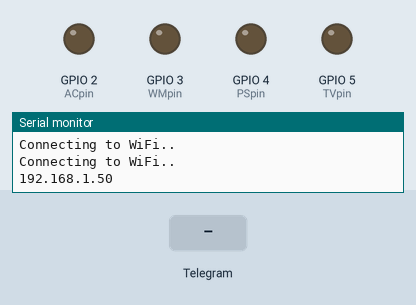
Recording of a sketch running on a simulated ESP8266 (NodeMCU). Parts: output pins drawn as LEDs (lit = HIGH), the last lines printed to the serial monitor. The inputs (shaded band) are chosen by the test bench. WiFi joins after 1.5 s; servers stay silent unless stated; the local clock reads 2024-03-15 10:24:30 at power-on unless the sketch sets it.

Above: at 3.2 s.
3.3 s: Telegram message "/TV" received
At 4.4 s:
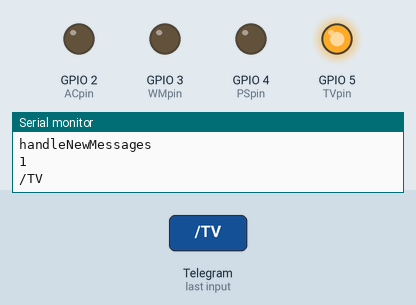
5.1 s: Telegram message "/PS" received
At 5.9 s:
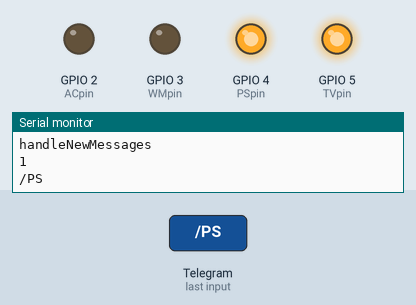
7.0 s: Telegram message "/AC" received
At 8.6 s:
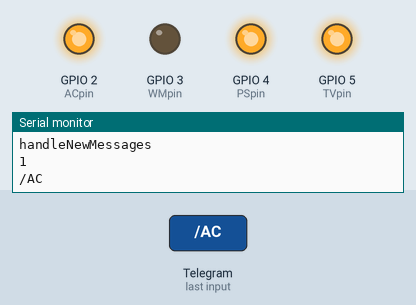
8.9 s: Telegram message "/WM" received
At 10.1 s:
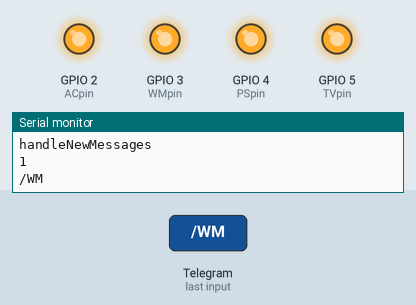
Timing chart, 0 to 11.8 s (numbered marks = the images above; inputs shaded):
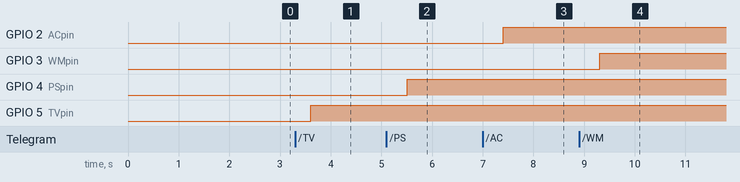

Measured:
- after the input at 3.3 s, GPIO 5 (TVpin): LOW → HIGH after 0.30 s
- after the input at 5.1 s, GPIO 4 (PSpin): LOW → HIGH after 0.41 s
- after the input at 7.0 s, GPIO 2 (ACpin): LOW → HIGH after 0.41 s
- after the input at 8.9 s, GPIO 3 (WMpin): LOW → HIGH after 0.41 s

The sketch:

IOT_parenTAL_control.ino
```cpp
void setSerialBaudRate() {
  Serial.begin(115200);
}

#if 1
//jdkslwzqylxbp
#ifdef ESP32
  #include <WiFi.h>
#else
  #include <ESP8266WiFi.h>
#endif
#include <WiFiClientSecure.h> //library used for wifi internet connection
#include <UniversalTelegramBot.h>   // Universal Telegram Bot Library used for connecting to the telegram bot
#include <ArduinoJson.h>  //used for API sending messages to the bot

// Replace with your network credentials
const char* ssid = "kamasutra";//ssid is the wifi/hotspot user name meaning "service set identifier"
const char* password = "jdkslwzqylxbp";//wifi password

// Initialize Telegram BOT by entering the bot token given when created your bot
#define BOTtoken "6662498753:AAGf6vIspmJYySvZ7qmZdyIUedM62JuyYBc"  // the Bot Token (Gotten from Botfather)

// Use @myidbot to find out the chat ID of an individual or a group
#define CHAT_ID "1389612925"

#ifdef ESP8266
  X509List cert(TELEGRAM_CERTIFICATE_ROOT);
#endif

WiFiClientSecure client;
UniversalTelegramBot bot(BOTtoken, client);//connect to telegramBot

// Checks for new messages every 1 second.
int botRequestDelay = 1000;
unsigned long lastTimeBotRan;//

const int
  ACpin = 2,
  WMpin = 3,
  PSpin = 4,
  TVpin = 5;

void setPinMode() {
  for(int pin = 2; pin <= 5; pin++) {
    pinMode(pin, OUTPUT);
    digitalWrite(pin, LOW);
  }
}

int
  ACstate = false,//all should be off by default
  WMstate = false,//all should be off by default
  PSstate = false,//all should be off by default
  TVstate = false;//all should be off by default


// Handle what happens when new messages are received by the bot
void handleNewMessages(int numNewMessages) {
  Serial.println("handleNewMessages");
  Serial.println(String(numNewMessages));

  for (int i=0; i<numNewMessages; i++) {
    // confirm the Chat id of the requester
    String chat_id = String(bot.messages[i].chat_id);
    if (chat_id != CHAT_ID){//if the chat ID is not the chat ID initialized
      bot.sendMessage(chat_id, "Excuse me sir/ma, you're unauthorized", "");
      continue;
    }

    // Print the received message to the serial
    String text = bot.messages[i].text;
    Serial.println(text);

    String from_name = bot.messages[i].from_name;

    if(text == "/start") {
      String welcome = "Welcome, to HAMZATRONICS TECHNOLOGIES Mr/Mrs " + from_name + ".\n";
      welcome += "Use the following commands to control your outputs.\n\n";
      welcome += "/TV to ON/OFF the Television \n";
      welcome += "/PS to ON/OFF the Game \n";
      welcome += "/AC to ON/OFF Air Conditioner \n";
      welcome += "/WM to turn Washing Machine \n";
      welcome += "/state to know which of the Appliances is on \n";
      bot.sendMessage(chat_id, welcome, "");
    }else if(text == "/TV") {
      digitalWrite(TVpin, !TVstate);
      String reply = (TVstate) ? "The Television is now ON" : "The Television is now OFF";
      bot.sendMessage(chat_id, reply, "");
    }else if(text == "/PS") {
      digitalWrite(PSpin, !PSstate);
      String reply = (PSstate) ? "The playStation is now ON" : "The playStation is now OFF";
      bot.sendMessage(chat_id, reply, "");
    }else if(text == "/AC") {
      digitalWrite(ACpin, !ACstate);
      String reply = (ACstate) ? "The Air Conditioner is now ON" : "The Air Conditioner is now OFF";
      bot.sendMessage(chat_id, reply, "");
    }else if(text == "/WM") {
      digitalWrite(WMpin, !WMstate);
      String reply = (WMstate) ? "The Washing Machine is now ON" : "The Washing Machine is now OFF";
      bot.sendMessage(chat_id, reply, "");
    }else if(text == "/state") {
      String stateMsg = "HERE ARE THE STATE OF THE APPLIANCES: \n";
      stateMsg += (false) ? "Television is ON\n" : "Television is OFF\n";
      stateMsg += (PSstate) ? "The playStation is now ON\n" : "The playStation is now OFF\n";
      stateMsg += (ACstate) ? "The Air Conditioner is now ON\n" : "The Air Conditioner is nowOFF\n";
      stateMsg += (WMstate) ? "Washing Machine is now ON" : "Washing Machine is now OFF";
      bot.sendMessage(chat_id, stateMsg, "");
    }else {
      String welcome = "\"";
      welcome += text;
      welcome += "\"";
      welcome += " is an incorrect command.\n";
      welcome += "Use the following commands to control your outputs.\n\n";
      welcome += "/TV to ON/OFF the Television \n";
      welcome += "/PS to ON/OFF the Game \n";
      welcome += "/AC to ON/OFF Air Conditioner \n";
      welcome += "/WM to turn GPIO OFF \n";
      welcome += "/state to know which of the Appliances is on \n";
      bot.sendMessage(chat_id, welcome, "");
    }
  }
}


void setup() {
  setPinMode();
  setSerialBaudRate();

  #ifdef ESP8266
    configTime(0, 0, "pool.ntp.org");      // get UTC time via NTP
    client.setTrustAnchors(&cert); // Add root certificate for api.telegram.org
  #endif


  // Connect to Wi-Fi
  WiFi.mode(WIFI_STA);
  WiFi.begin(ssid, password);
  #ifdef ESP32
    client.setCACert(TELEGRAM_CERTIFICATE_ROOT); // Add root certificate for api.telegram.org
  #endif

  while (WiFi.status() != WL_CONNECTED) {
    delay(1000);
    Serial.println("Connecting to WiFi..");
  }

  // Print ESP32 Local IP Address
  Serial.println(WiFi.localIP());
}

void loop() {
  if (millis() > lastTimeBotRan + botRequestDelay)  {//if new messages entered
    int numNewMessages = bot.getUpdates(bot.last_message_received + 1);//save the number in variable/index numNewMessages

    //respond to each messages
    while(numNewMessages) {
      Serial.println("got response");//
      handleNewMessages(numNewMessages);
      numNewMessages = bot.getUpdates(bot.last_message_received + 1);//check for new messages again
    }
    lastTimeBotRan = millis();
  }
}

#endif
```

concatenation_revision.ino
```cpp
#if 0
this is how concatenation works: remember we have done it before, that is why we do not explain much

String name = "Gifted";
String what_is_yourName = "My name is" + name;//My name is Gifted


object looks like this below:

{
  {
    "name": "shola"
    "age": "12"
  }
}


#endif
```
